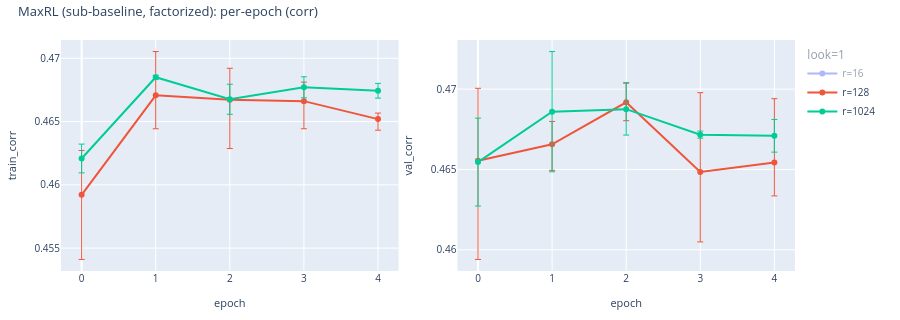
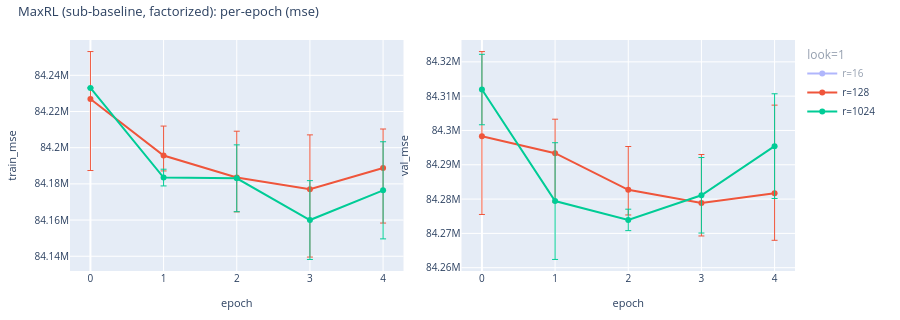

The notebook cell these images were saved under, in order:
### Markdown cell above
## MaxRL (subtract-baseline + factorized)

### Code cell
maxrl_sf = CorpusRegressionAnalysisConfig.from_maxrl_sweep(
    artifacts_root=ARTIFACTS,
    subtract_baseline=True,
    use_factorized_likelihoods=True,
    num_samples=NUM_SAMPLES,
    gaussian_stdev=GAUSSIAN_STDEV,
    label_type=LABEL_TYPE,
)
if maxrl_sf is None:
    print("MaxRL (sub-baseline, factorized): no artifacts")
else:
    maxrl_sf.describe("MaxRL (sub-baseline, factorized)")
    display(
        maxrl_sf.plot_vs_epoch(
            "corr",
            title="MaxRL (sub-baseline, factorized): per-epoch (corr)",
            show_seed_bar=True,
            save_path=WRITEUP_ASSETS / "maxrl_sub_fact_per_epoch_corr.html",
        )
    )
    display(
        maxrl_sf.plot_vs_epoch(
            "mse",
            title="MaxRL (sub-baseline, factorized): per-epoch (mse)",
            show_seed_bar=True,
            save_path=WRITEUP_ASSETS / "maxrl_sub_fact_per_epoch_mse.html",
        )
    )
    display(
        maxrl_sf.plot_vs_lookforward(
            title="MaxRL (sub-baseline, factorized): best-epoch vs num_lookforward_tokens",
            x_scale="uniform",
            show_seed_bar=True,
            save_path=WRITEUP_ASSETS / "maxrl_sub_fact_vs_lookforward.html",
        )
    )

### Figure 1 — Plotly figure (JSON) as saved in the notebook; plotly's stock layout.template omitted (floating-point values rounded to 4 significant figures)
{"data": [{"customdata": [[1, 3], [1, 3], [1, 3], [1, 3], [1, 3]], "error_y": {"array": [0.001374, 0.0028, 0.001184, 0.000763, 0.001445], "arrayminus": [0.001963, 0.002499, 0.001817, 0.000939, 0.001429], "symmetric": false, "thickness": 1, "type": "data", "width": 3}, "hovertemplate": "epoch: %{x}<br>train_corr: %{y}<br>num_lookforward_tokens: %{customdata[0]}<br>n_seeds: %{customdata[1]}<extra>look=1 r=16</extra>", "legendgroup": "look=1", "legendgrouptitle": {"text": "look=1"}, "line": {"color": "#636EFA"}, "marker": {"color": "#636EFA"}, "mode": "lines+markers", "name": "r=16", "showlegend": true, "type": "scatter", "visible": "legendonly", "x": [0, 1, 2, 3, 4], "xaxis": "x", "y": [0.4595, 0.4689, 0.468, 0.4671, 0.4669], "yaxis": "y"}, {"customdata": [[1, 3], [1, 3], [1, 3], [1, 3], [1, 3]], "error_y": {"array": [0.003502, 0.003457, 0.002492, 0.001502, 0.0004767], "arrayminus": [0.00511, 0.002643, 0.003851, 0.002181, 0.0008747], "symmetric": false, "thickness": 1, "type": "data", "width": 3}, "hovertemplate": "epoch: %{x}<br>train_corr: %{y}<br>num_lookforward_tokens: %{customdata[0]}<br>n_seeds: %{customdata[1]}<extra>look=1 r=128</extra>", "legendgroup": "look=1", "legendgrouptitle": {"text": "look=1"}, "line": {"color": "#EF553B"}, "marker": {"color": "#EF553B"}, "mode": "lines+markers", "name": "r=128", "showlegend": true, "type": "scatter", "x": [0, 1, 2, 3, 4], "xaxis": "x", "y": [0.4592, 0.4671, 0.4667, 0.4666, 0.4652], "yaxis": "y"}, {"customdata": [[1, 2], [1, 2], [1, 2], [1, 2], [1, 2]], "error_y": {"array": [0.001136, 0.0001585, 0.001185, 0.0008303, 0.0005821], "arrayminus": [0.001136, 0.0001585, 0.001185, 0.0008303, 0.0005821], "symmetric": false, "thickness": 1, "type": "data", "width": 3}, "hovertemplate": "epoch: %{x}<br>train_corr: %{y}<br>num_lookforward_tokens: %{customdata[0]}<br>n_seeds: %{customdata[1]}<extra>look=1 r=1024</extra>", "legendgroup": "look=1", "legendgrouptitle": {"text": "look=1"}, "line": {"color": "#00CC96"}, "marker": {"color": "#00CC96"}, "mode": "lines+markers", "name": "r=1024", "showlegend": true, "type": "scatter", "x": [0, 1, 2, 3, 4], "xaxis": "x", "y": [0.4621, 0.4685, 0.4668, 0.4677, 0.4674], "yaxis": "y"}, {"customdata": [[1, 3], [1, 3], [1, 3], [1, 3], [1, 3]], "error_y": {"array": [0.006273, 0.002662, 0.002269, 0.002439, 0.003018], "arrayminus": [0.00675, 0.00135, 0.002519, 0.001951, 0.002192], "symmetric": false, "thickness": 1, "type": "data", "width": 3}, "hovertemplate": "epoch: %{x}<br>val_corr: %{y}<br>num_lookforward_tokens: %{customdata[0]}<br>n_seeds: %{customdata[1]}<extra>look=1 r=16</extra>", "legendgroup": "look=1", "legendgrouptitle": {"text": "look=1"}, "line": {"color": "#636EFA"}, "marker": {"color": "#636EFA"}, "mode": "lines+markers", "name": "r=16", "showlegend": false, "type": "scatter", "visible": "legendonly", "x": [0, 1, 2, 3, 4], "xaxis": "x2", "y": [0.4675, 0.4687, 0.4658, 0.4685, 0.4651], "yaxis": "y2"}, {"customdata": [[1, 3], [1, 3], [1, 3], [1, 3], [1, 3]], "error_y": {"array": [0.004507, 0.001424, 0.001223, 0.004931, 0.003971], "arrayminus": [0.006143, 0.001622, 0.001142, 0.004356, 0.002079], "symmetric": false, "thickness": 1, "type": "data", "width": 3}, "hovertemplate": "epoch: %{x}<br>val_corr: %{y}<br>num_lookforward_tokens: %{customdata[0]}<br>n_seeds: %{customdata[1]}<extra>look=1 r=128</extra>", "legendgroup": "look=1", "legendgrouptitle": {"text": "look=1"}, "line": {"color": "#EF553B"}, "marker": {"color": "#EF553B"}, "mode": "lines+markers", "name": "r=128", "showlegend": false, "type": "scatter", "x": [0, 1, 2, 3, 4], "xaxis": "x2", "y": [0.4655, 0.4666, 0.4692, 0.4648, 0.4654], "yaxis": "y2"}, {"customdata": [[1, 2], [1, 2], [1, 2], [1, 2], [1, 2]], "error_y": {"array": [0.002736, 0.003741, 0.001614, 0.0002189, 0.001017], "arrayminus": [0.002736, 0.003741, 0.001614, 0.0002189, 0.001017], "symmetric": false, "thickness": 1, "type": "data", "width": 3}, "hovertemplate": "epoch: %{x}<br>val_corr: %{y}<br>num_lookforward_tokens: %{customdata[0]}<br>n_seeds: %{customdata[1]}<extra>look=1 r=1024</extra>", "legendgroup": "look=1", "legendgrouptitle": {"text": "look=1"}, "line": {"color": "#00CC96"}, "marker": {"color": "#00CC96"}, "mode": "lines+markers", "name": "r=1024", "showlegend": false, "type": "scatter", "x": [0, 1, 2, 3, 4], "xaxis": "x2", "y": [0.4655, 0.4686, 0.4688, 0.4672, 0.4671], "yaxis": "y2"}], "layout": {"font": {"size": 11}, "height": 320, "legend": {"font": {"size": 10}, "groupclick": "togglegroup", "x": 1.01, "xanchor": "left", "y": 1, "yanchor": "top"}, "margin": {"b": 40, "l": 50, "r": 105, "t": 40}, "title": {"font": {"size": 13}, "text": "MaxRL (sub-baseline, factorized): per-epoch (corr)", "x": 0.02, "xanchor": "left", "y": 0.98, "yanchor": "top"}, "xaxis": {"anchor": "y", "domain": [0, 0.46], "tickfont": {"size": 10}, "title": {"font": {"size": 11}, "text": "epoch"}}, "xaxis2": {"anchor": "y2", "domain": [0.54, 1], "tickfont": {"size": 10}, "title": {"font": {"size": 11}, "text": "epoch"}}, "yaxis": {"anchor": "x", "domain": [0, 1], "tickfont": {"size": 10}, "title": {"font": {"size": 11}, "text": "train_corr"}}, "yaxis2": {"anchor": "x2", "domain": [0, 1], "tickfont": {"size": 10}, "title": {"font": {"size": 11}, "text": "val_corr"}}}}

### Figure 2 — Plotly figure (JSON) as saved in the notebook; plotly's stock layout.template omitted (floating-point values rounded to 4 significant figures)
{"data": [{"customdata": [[1, 3], [1, 3], [1, 3], [1, 3], [1, 3]], "error_y": {"array": [20550.0, 11750.0, 41290.0, 24560.0, 11050.0], "arrayminus": [40920.0, 9755.0, 22150.0, 43720.0, 17240.0], "symmetric": false, "thickness": 1, "type": "data", "width": 3}, "hovertemplate": "epoch: %{x}<br>train_mse: %{y}<br>num_lookforward_tokens: %{customdata[0]}<br>n_seeds: %{customdata[1]}<extra>look=1 r=16</extra>", "legendgroup": "look=1", "legendgrouptitle": {"text": "look=1"}, "line": {"color": "#636EFA"}, "marker": {"color": "#636EFA"}, "mode": "lines+markers", "name": "r=16", "showlegend": true, "type": "scatter", "visible": "legendonly", "x": [0, 1, 2, 3, 4], "xaxis": "x", "y": [84250000.0, 84230000.0, 84210000.0, 84200000.0, 84210000.0], "yaxis": "y"}, {"customdata": [[1, 3], [1, 3], [1, 3], [1, 3], [1, 3]], "error_y": {"array": [26250.0, 16290.0, 25550.0, 30040.0, 21500.0], "arrayminus": [39490.0, 8494.0, 19030.0, 37470.0, 30470.0], "symmetric": false, "thickness": 1, "type": "data", "width": 3}, "hovertemplate": "epoch: %{x}<br>train_mse: %{y}<br>num_lookforward_tokens: %{customdata[0]}<br>n_seeds: %{customdata[1]}<extra>look=1 r=128</extra>", "legendgroup": "look=1", "legendgrouptitle": {"text": "look=1"}, "line": {"color": "#EF553B"}, "marker": {"color": "#EF553B"}, "mode": "lines+markers", "name": "r=128", "showlegend": true, "type": "scatter", "x": [0, 1, 2, 3, 4], "xaxis": "x", "y": [84230000.0, 84200000.0, 84180000.0, 84180000.0, 84190000.0], "yaxis": "y"}, {"customdata": [[1, 2], [1, 2], [1, 2], [1, 2], [1, 2]], "error_y": {"array": [149.3, 4621.0, 18470.0, 21780.0, 26840.0], "arrayminus": [149.3, 4621.0, 18470.0, 21780.0, 26840.0], "symmetric": false, "thickness": 1, "type": "data", "width": 3}, "hovertemplate": "epoch: %{x}<br>train_mse: %{y}<br>num_lookforward_tokens: %{customdata[0]}<br>n_seeds: %{customdata[1]}<extra>look=1 r=1024</extra>", "legendgroup": "look=1", "legendgrouptitle": {"text": "look=1"}, "line": {"color": "#00CC96"}, "marker": {"color": "#00CC96"}, "mode": "lines+markers", "name": "r=1024", "showlegend": true, "type": "scatter", "x": [0, 1, 2, 3, 4], "xaxis": "x", "y": [84230000.0, 84180000.0, 84180000.0, 84160000.0, 84180000.0], "yaxis": "y"}, {"customdata": [[1, 3], [1, 3], [1, 3], [1, 3], [1, 3]], "error_y": {"array": [12850.0, 39920.0, 12240.0, 22590.0, 17980.0], "arrayminus": [6588.0, 27190.0, 23500.0, 13730.0, 9045.0], "symmetric": false, "thickness": 1, "type": "data", "width": 3}, "hovertemplate": "epoch: %{x}<br>val_mse: %{y}<br>num_lookforward_tokens: %{customdata[0]}<br>n_seeds: %{customdata[1]}<extra>look=1 r=16</extra>", "legendgroup": "look=1", "legendgrouptitle": {"text": "look=1"}, "line": {"color": "#636EFA"}, "marker": {"color": "#636EFA"}, "mode": "lines+markers", "name": "r=16", "showlegend": false, "type": "scatter", "visible": "legendonly", "x": [0, 1, 2, 3, 4], "xaxis": "x2", "y": [84320000.0, 84320000.0, 84320000.0, 84290000.0, 84310000.0], "yaxis": "y2"}, {"customdata": [[1, 3], [1, 3], [1, 3], [1, 3], [1, 3]], "error_y": {"array": [24670.0, 9907.0, 12630.0, 14100.0, 25670.0], "arrayminus": [22820.0, 14240.0, 7323.0, 9644.0, 13730.0], "symmetric": false, "thickness": 1, "type": "data", "width": 3}, "hovertemplate": "epoch: %{x}<br>val_mse: %{y}<br>num_lookforward_tokens: %{customdata[0]}<br>n_seeds: %{customdata[1]}<extra>look=1 r=128</extra>", "legendgroup": "look=1", "legendgrouptitle": {"text": "look=1"}, "line": {"color": "#EF553B"}, "marker": {"color": "#EF553B"}, "mode": "lines+markers", "name": "r=128", "showlegend": false, "type": "scatter", "x": [0, 1, 2, 3, 4], "xaxis": "x2", "y": [84300000.0, 84290000.0, 84280000.0, 84280000.0, 84280000.0], "yaxis": "y2"}, {"customdata": [[1, 2], [1, 2], [1, 2], [1, 2], [1, 2]], "error_y": {"array": [10270.0, 17010.0, 3126.0, 11000.0, 15270.0], "arrayminus": [10270.0, 17010.0, 3126.0, 11000.0, 15270.0], "symmetric": false, "thickness": 1, "type": "data", "width": 3}, "hovertemplate": "epoch: %{x}<br>val_mse: %{y}<br>num_lookforward_tokens: %{customdata[0]}<br>n_seeds: %{customdata[1]}<extra>look=1 r=1024</extra>", "legendgroup": "look=1", "legendgrouptitle": {"text": "look=1"}, "line": {"color": "#00CC96"}, "marker": {"color": "#00CC96"}, "mode": "lines+markers", "name": "r=1024", "showlegend": false, "type": "scatter", "x": [0, 1, 2, 3, 4], "xaxis": "x2", "y": [84310000.0, 84280000.0, 84270000.0, 84280000.0, 84300000.0], "yaxis": "y2"}], "layout": {"font": {"size": 11}, "height": 320, "legend": {"font": {"size": 10}, "groupclick": "togglegroup", "x": 1.01, "xanchor": "left", "y": 1, "yanchor": "top"}, "margin": {"b": 40, "l": 50, "r": 105, "t": 40}, "title": {"font": {"size": 13}, "text": "MaxRL (sub-baseline, factorized): per-epoch (mse)", "x": 0.02, "xanchor": "left", "y": 0.98, "yanchor": "top"}, "xaxis": {"anchor": "y", "domain": [0, 0.46], "tickfont": {"size": 10}, "title": {"font": {"size": 11}, "text": "epoch"}}, "xaxis2": {"anchor": "y2", "domain": [0.54, 1], "tickfont": {"size": 10}, "title": {"font": {"size": 11}, "text": "epoch"}}, "yaxis": {"anchor": "x", "domain": [0, 1], "tickfont": {"size": 10}, "title": {"font": {"size": 11}, "text": "train_mse"}}, "yaxis2": {"anchor": "x2", "domain": [0, 1], "tickfont": {"size": 10}, "title": {"font": {"size": 11}, "text": "val_mse"}}}}
